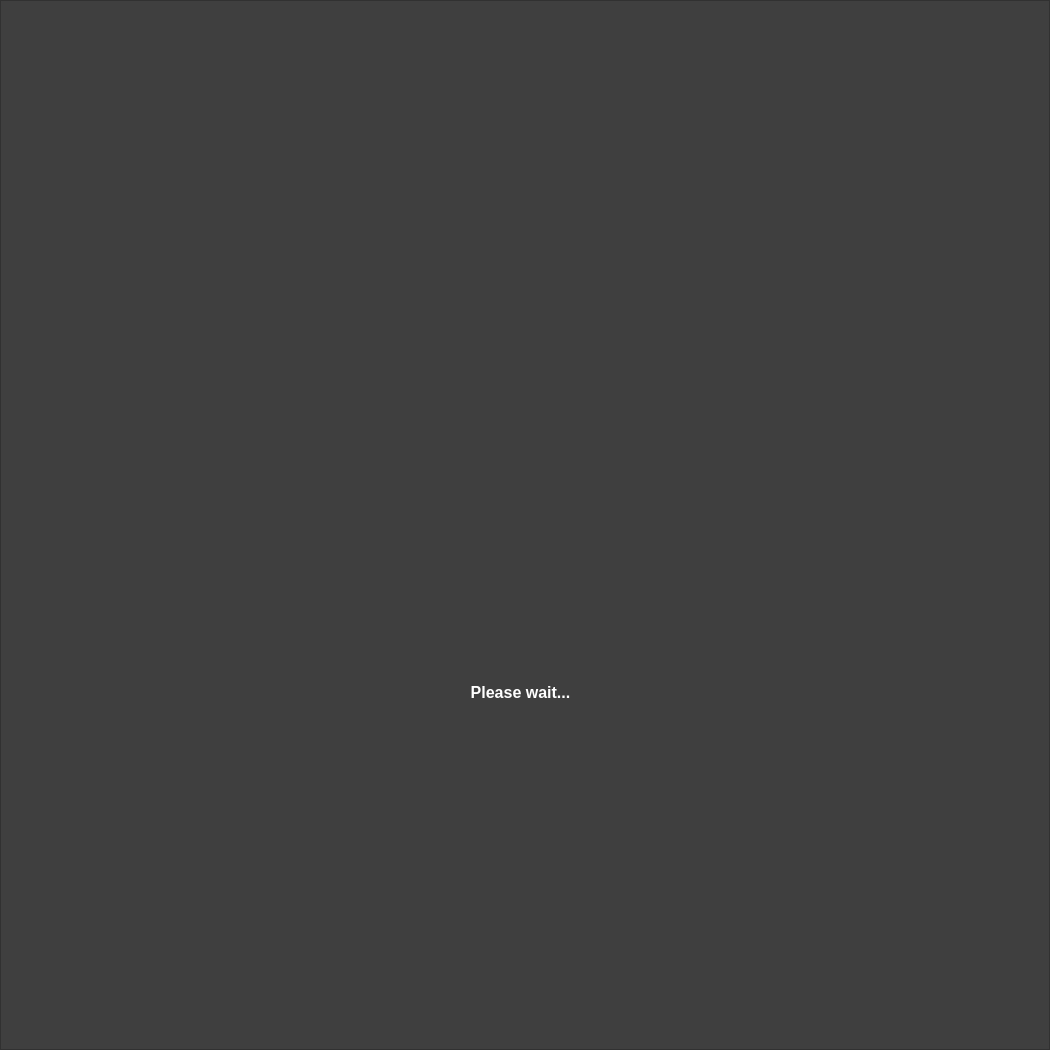
<?xml version="1.0" encoding="UTF-8"?>
<ui version="4.0">
 <class>menu_page</class>
 <widget class="QWidget" name="menu_page">
  <property name="geometry">
   <rect>
    <x>0</x>
    <y>0</y>
    <width>1050</width>
    <height>1050</height>
   </rect>
  </property>
  <property name="windowTitle">
   <string>Ciri</string>
  </property>
  <property name="windowIcon">
   <iconset>
    <normaloff>../images/rabbit_small.png</normaloff>../images/rabbit_small.png</iconset>
  </property>
  <property name="styleSheet">
   <string notr="true"/>
  </property>
  <layout class="QVBoxLayout" name="verticalLayout">
   <property name="spacing">
    <number>0</number>
   </property>
   <property name="leftMargin">
    <number>0</number>
   </property>
   <property name="topMargin">
    <number>0</number>
   </property>
   <property name="rightMargin">
    <number>0</number>
   </property>
   <property name="bottomMargin">
    <number>0</number>
   </property>
   <item>
    <widget class="QFrame" name="frame">
     <property name="styleSheet">
      <string notr="true">QFrame {
background-color: rgb(63, 63, 63);
}
</string>
     </property>
     <property name="frameShape">
      <enum>QFrame::StyledPanel</enum>
     </property>
     <property name="frameShadow">
      <enum>QFrame::Raised</enum>
     </property>
     <widget class="QWidget" name="verticalLayoutWidget">
      <property name="geometry">
       <rect>
        <x>40</x>
        <y>30</y>
        <width>961</width>
        <height>981</height>
       </rect>
      </property>
      <layout class="QVBoxLayout" name="verticalLayout_2">
       <property name="leftMargin">
        <number>0</number>
       </property>
       <item>
        <widget class="QLabel" name="label">
         <property name="sizePolicy">
          <sizepolicy hsizetype="Preferred" vsizetype="Fixed">
           <horstretch>0</horstretch>
           <verstretch>0</verstretch>
          </sizepolicy>
         </property>
         <property name="font">
          <font>
           <pointsize>15</pointsize>
           <weight>75</weight>
           <bold>true</bold>
          </font>
         </property>
         <property name="text">
          <string/>
         </property>
         <property name="pixmap">
          <pixmap>../images/Hour-Glass-256.png</pixmap>
         </property>
         <property name="alignment">
          <set>Qt::AlignCenter</set>
         </property>
        </widget>
       </item>
       <item>
        <spacer name="verticalSpacer_7">
         <property name="orientation">
          <enum>Qt::Vertical</enum>
         </property>
         <property name="sizeType">
          <enum>QSizePolicy::Fixed</enum>
         </property>
         <property name="sizeHint" stdset="0">
          <size>
           <width>20</width>
           <height>10</height>
          </size>
         </property>
        </spacer>
       </item>
       <item>
        <widget class="QLabel" name="label_2">
         <property name="sizePolicy">
          <sizepolicy hsizetype="Minimum" vsizetype="Fixed">
           <horstretch>0</horstretch>
           <verstretch>0</verstretch>
          </sizepolicy>
         </property>
         <property name="font">
          <font>
           <pointsize>12</pointsize>
           <weight>75</weight>
           <bold>true</bold>
          </font>
         </property>
         <property name="styleSheet">
          <string notr="true">QLabel{
color:white;
}</string>
         </property>
         <property name="text">
          <string>Please wait...</string>
         </property>
         <property name="alignment">
          <set>Qt::AlignCenter</set>
         </property>
        </widget>
       </item>
      </layout>
     </widget>
    </widget>
   </item>
  </layout>
 </widget>
 <resources/>
 <connections/>
</ui>
